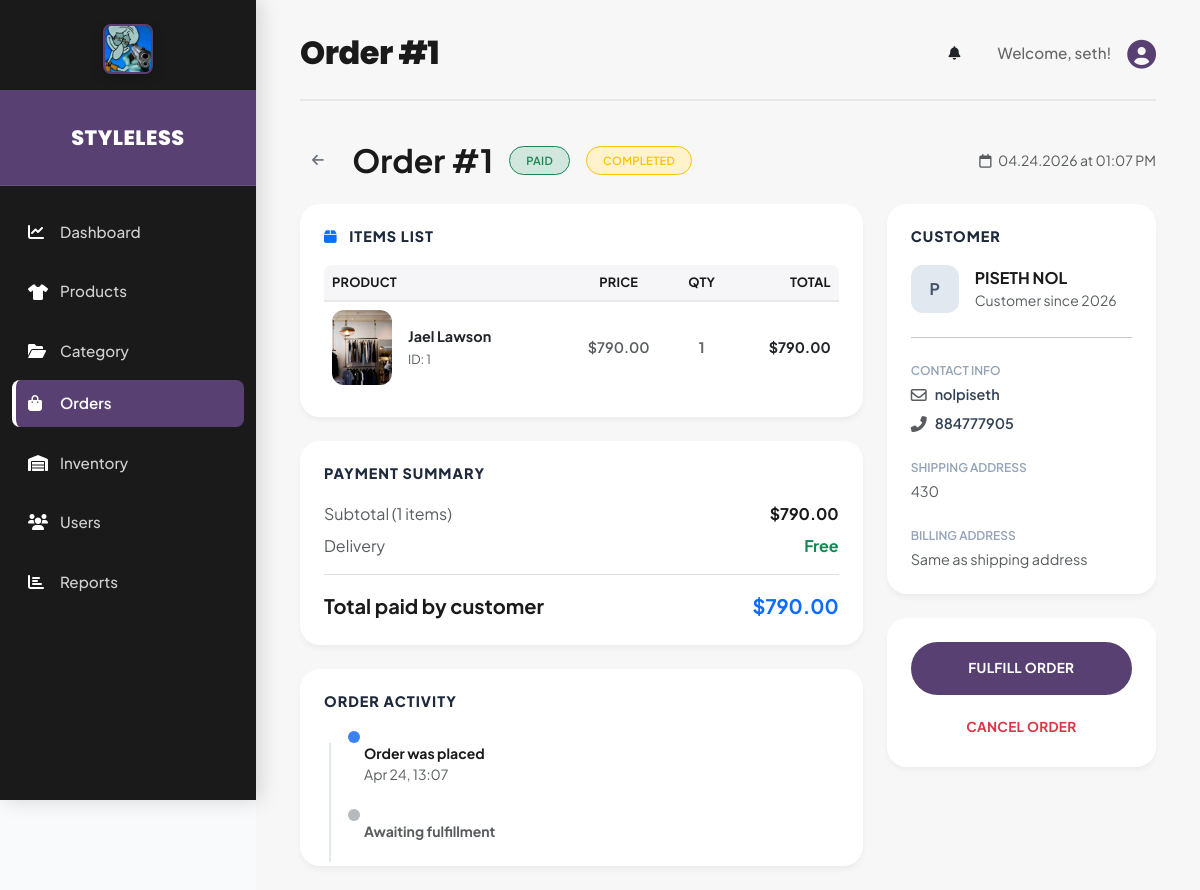
Page /admin/orders/1/view (signed in) on the committed database.
### model/Order.py (models this page shows, shortened)
class Order(db.Model):
    __tablename__ = 'orders'
    id = db.Column(db.Integer, primary_key=True)
    user_id = db.Column(db.Integer, db.ForeignKey('user.id'), nullable=False)
    total_price = db.Column(db.Float, nullable=False, default=0.0)
    status = db.Column(db.String(20), default='pending', nullable=False) # pending, paid, shipped, completed, cancelled
    created_at = db.Column(db.DateTime, default=datetime.utcnow, nullable=False)
    updated_at = db.Column(db.DateTime, default=datetime.utcnow, onupdate=datetime.utcnow, nullable=False)
    user = db.relationship('User', backref=db.backref('orders', lazy=True))
    items = db.relationship('OrderItem', back_populates='order', cascade='all, delete-orphan')

### model/OrderItem.py (models this page shows, shortened)
class OrderItem(db.Model):
    __tablename__ = 'order_item'
    id = db.Column(db.Integer, primary_key=True)
    order_id = db.Column(db.Integer, db.ForeignKey('orders.id', ondelete='CASCADE'), nullable=False)
    product_id = db.Column(db.Integer, db.ForeignKey('product.id'), nullable=False)
    quantity = db.Column(db.Integer, nullable=False, default=1)
    price_at_time = db.Column(db.Float, nullable=False) # Capture price at moment of purchase
    order = db.relationship('Order', back_populates='items')
    product = db.relationship('Product', backref=db.backref('order_items', lazy=True))

### model/Product.py (models this page shows, shortened)
class Product(db.Model):
    id = db.Column(db.Integer, primary_key=True)
    name = db.Column(db.String(100), nullable=False)
    sku = db.Column(db.String(50), unique=True, nullable=False)
    price = db.Column(db.Float, nullable=False)
    stock = db.Column(db.Integer, nullable=False, default=0)
    category_id = db.Column(db.Integer, db.ForeignKey('category.id'), nullable=False)
    description = db.Column(db.Text)
    image_url = db.Column(db.String(255))
    status = db.Column(db.String(20), default='active')  # active, inactive
    category = db.relationship('Category', backref='products', lazy=True)
    images = db.relationship('ProductImage', back_populates='product', lazy='dynamic', cascade='all, delete-orphan')

### model/Customer.py (models this page shows, shortened)
class Customer(db.Model):
    __tablename__ = 'customer'
    id = db.Column(db.Integer, primary_key=True)
    user_id = db.Column(db.Integer, db.ForeignKey('user.id'), unique=True, nullable=False)
    first_name = db.Column(db.String(50))
    last_name = db.Column(db.String(50))
    email = db.Column(db.String(100), unique=True)
    phone = db.Column(db.String(20))
    address = db.Column(db.String(255))
    city = db.Column(db.String(50))
    state = db.Column(db.String(50))
    zip_code = db.Column(db.String(20))
    country = db.Column(db.String(50), default='Cambodia')
    created_at = db.Column(db.DateTime, default=datetime.utcnow, nullable=False)
    updated_at = db.Column(db.DateTime, default=datetime.utcnow, onupdate=datetime.utcnow, nullable=False)
    user = db.relationship('User', backref=db.backref('customer_profile', uselist=False))

### model/User.py (models this page shows)
class User(db.Model):
    id = db.Column(db.Integer, primary_key=True)
    username = db.Column(db.String(100), unique=True, nullable=False)
    password = db.Column(db.String(100), nullable=False)
    role = db.Column(db.String(20), default='customer', nullable=False)
    created_at = db.Column(db.DateTime, default=datetime.utcnow, nullable=False)

### routes/backend/orders.py (the view)
@app.get('/admin/orders/<int:order_id>/view')
def admin_order_detail(order_id):
    order = Order.query.get_or_404(order_id)
    return render_template('backend/order_detail.html',
                           order=order,
                           active_page='orders',
                           page_title=f'Order #{order.id}')

### templates/backend/order_detail.html (shortened to what this page needs)
<!DOCTYPE html>
<html lang="en">
<head>
    <link href="https://cdn.jsdelivr.net/npm/bootstrap@5.3.0/dist/css/bootstrap.min.css" rel="stylesheet">
    <link rel="stylesheet" href="https://cdnjs.cloudflare.com/ajax/libs/font-awesome/6.0.0-beta3/css/all.min.css">
    <link rel="stylesheet" href="{{ url_for('static', filename='css/admin.css') }}">
</head>
<body>
    <div class="d-flex" id="wrapper">
        {% include 'backend/sidebar.html' %}
        <div id="page-content-wrapper">
            <div class="container-fluid" id="main-content">
                {% include 'backend/header.html' %}
                <div class="d-flex align-items-center gap-3 mt-4 mb-4">
                    <a href="{{ url_for('orders') }}" class="btn btn-outline-secondary border-0 rounded-circle">
                        <i class="fas fa-arrow-left"></i>
                    </a>
                    <h2 class="fw-bold mb-0">Order #{{ order.id }}</h2>
                    <span class="badge bg-success-subtle text-success border border-success px-3 py-2 rounded-pill text-uppercase" style="font-size: 0.7rem;">Paid</span>
                    <span class="badge bg-warning-subtle text-warning border border-warning px-3 py-2 rounded-pill text-uppercase" style="font-size: 0.7rem;">{{ order.status }}</span>
                    <div class="ms-auto text-muted small">
                        <i class="far fa-calendar me-1"></i> {{ order.created_at.strftime('%m.%d.%Y at %I:%M %p') }}
                    </div>
                </div>
                <div class="row">
                    <div class="col-lg-8">
                        <div class="detail-card p-4">
                            <h5 class="section-title">
                                <i class="fas fa-box text-primary me-2"></i> Items List
                            </h5>
                            <div class="table-responsive">
                                <table class="table table-borderless align-middle">
                                    <thead>
                                        <tr class="text-muted small text-uppercase">
                                            <th>Product</th>
                                            <th class="text-center">Price</th>
                                            <th class="text-center">Qty</th>
                                            <th class="text-end">Total</th>
                                        </tr>
                                    </thead>
                                    <tbody>
                                        {% for item in order.items %}
                                        <tr>
                                            <td>
                                                <div class="d-flex align-items-center gap-3">
                                                    <img src="{{ item.product.image or url_for('static', filename='final_project/banner-1.jpg') }}" class="product-img-mini">
                                                    <div>
                                                        <div class="fw-bold text-dark">{{ item.product.name }}</div>
                                                        <small class="text-muted">ID: {{ item.product.id }}</small>
                                                    </div>
                                                </div>
                                            </td>
                                            <td class="text-center fw-semibold text-muted">${{ "%.2f"|format(item.price_at_time) }}</td>
                                            <td class="text-center fw-bold">{{ item.quantity }}</td>
                                            <td class="text-end fw-bold text-dark">${{ "%.2f"|format(item.price_at_time * item.quantity) }}</td>
                                        </tr>
                                        {% endfor %}
                                    </tbody>
                                </table>
                            </div>
                        </div>
                        <div class="detail-card p-4">
                            <h5 class="section-title">Payment Summary</h5>
                            <div class="d-flex justify-content-between mb-2">
                                <span class="text-muted">Subtotal ({{ order.items|length }} items)</span>
                                <span class="fw-bold">${{ "%.2f"|format(order.total_price) }}</span>
                            </div>
                            <div class="d-flex justify-content-between mb-2">
                                <span class="text-muted">Delivery</span>
                                <span class="fw-bold text-success">Free</span>
                            </div>
                            <div class="d-flex justify-content-between pt-3 border-top mt-3">
                                <span class="fw-bold fs-5">Total paid by customer</span>
                                <span class="fw-bold fs-5 text-primary">${{ "%.2f"|format(order.total_price) }}</span>
                            </div>
                        </div>
                        <div class="detail-card p-4">
                            <h5 class="section-title">Order Activity</h5>
                            <div class="position-relative ps-4 mt-3">
                                <div class="timeline-line"></div>
                                <div class="mb-4 position-relative">
                                    <div class="timeline-dot"></div>
                                    <div class="ms-3">
                                        <div class="fw-bold small">Order was placed</div>
                                        <div class="text-muted small">{{ order.created_at.strftime('%b %d, %H:%M') }}</div>
                                    </div>
                                </div>
                                <div class="mb-0 position-relative">
                                    <div class="timeline-dot bg-secondary opacity-50"></div>
                                    <div class="ms-3">
                                        <div class="fw-bold small text-muted">Awaiting fulfillment</div>
                                    </div>
                                </div>
                            </div>
                        </div>
                    </div>
                    <div class="col-lg-4">
                        <div class="detail-card p-4">
                            <h5 class="section-title">Customer</h5>
                            <div class="d-flex align-items-center gap-3 mb-4">
                                <div class="customer-avatar">
                                    {{ order.user.customer_profile.first_name[0] if order.user.customer_profile else order.user.username[0] }}
                                </div>
                                <div>
                                    <div class="fw-bold">
                                        {% if order.user.customer_profile %}
                                            {{ order.user.customer_profile.first_name }} {{ order.user.customer_profile.last_name }}
                                        {% else %}
                                            {{ order.user.username }}
                                        {% endif %}
                                    </div>
                                    <div class="text-muted small">Customer since {{ order.user.created_at.strftime('%Y') if order.user.created_at else '2024' }}</div>
                                </div>
                            </div>
                            <hr class="my-4 opacity-5">
                            <div class="mb-4">
                                <p class="info-label">Contact Info</p>
                                <div class="d-flex align-items-center gap-2 mb-2">
                                    <i class="far fa-envelope text-muted"></i>
                                    <span class="info-value">{{ order.user.username }}</span>
                                </div>
                                <div class="d-flex align-items-center gap-2">
                                    <i class="fas fa-phone-alt text-muted"></i>
                                    <span class="info-value">{{ order.user.customer_profile.phone if order.user.customer_profile else 'N/A' }}</span>
                                </div>
                            </div>
                            <div class="mb-4">
                                <p class="info-label">Shipping Address</p>
                                <div class="info-value fw-normal text-muted">
                                    {% if order.user.customer_profile and order.user.customer_profile.address %}
                                        {{ order.user.customer_profile.address }}
                                    {% else %}
                                        <span class="fst-italic">No address provided</span>
                                    {% endif %}
                                </div>
                            </div>
                            <div class="mb-0">
                                <p class="info-label">Billing Address</p>
                                <div class="info-value fw-normal text-muted">
                                    Same as shipping address
                                </div>
                            </div>
                        </div>
                        <div class="detail-card p-4 text-center">
                            <button class="btn btn-primary w-100 rounded-pill py-3 fw-bold mb-3">
                                Fulfill Order
                            </button>
                            <button class="btn btn-outline-danger w-100 border-0 fw-bold">
                                Cancel Order
                            </button>
                        </div>
                    </div>
                </div>
            </div>
        </div>
    </div>
</body>
</html>

### rows in the picture
Order: id "1", status "COMPLETED", created_at "04.24.2026 at 01:07 PM", total_price "790.00", created_at "Apr 24, 13:07"
OrderItem: product.name "Jael Lawson", product.id "1", price_at_time "790.00", quantity "1", item.price_at_time*item.quantity "790.00"
Customer: user.customer_profile "P", user.customer_profile.first_name "PISETH", user.customer_profile.last_name "NOL", user.customer_profile "884777905", user.customer_profile.address "430"
User: user.created_at "2026", user.username "nolpiseth"

### other values in the picture
{{ page_title or 'Dashboard Overview' }} "Order #1"
{{ session.username }} "seth"
{{ order.items|length }} "1"
